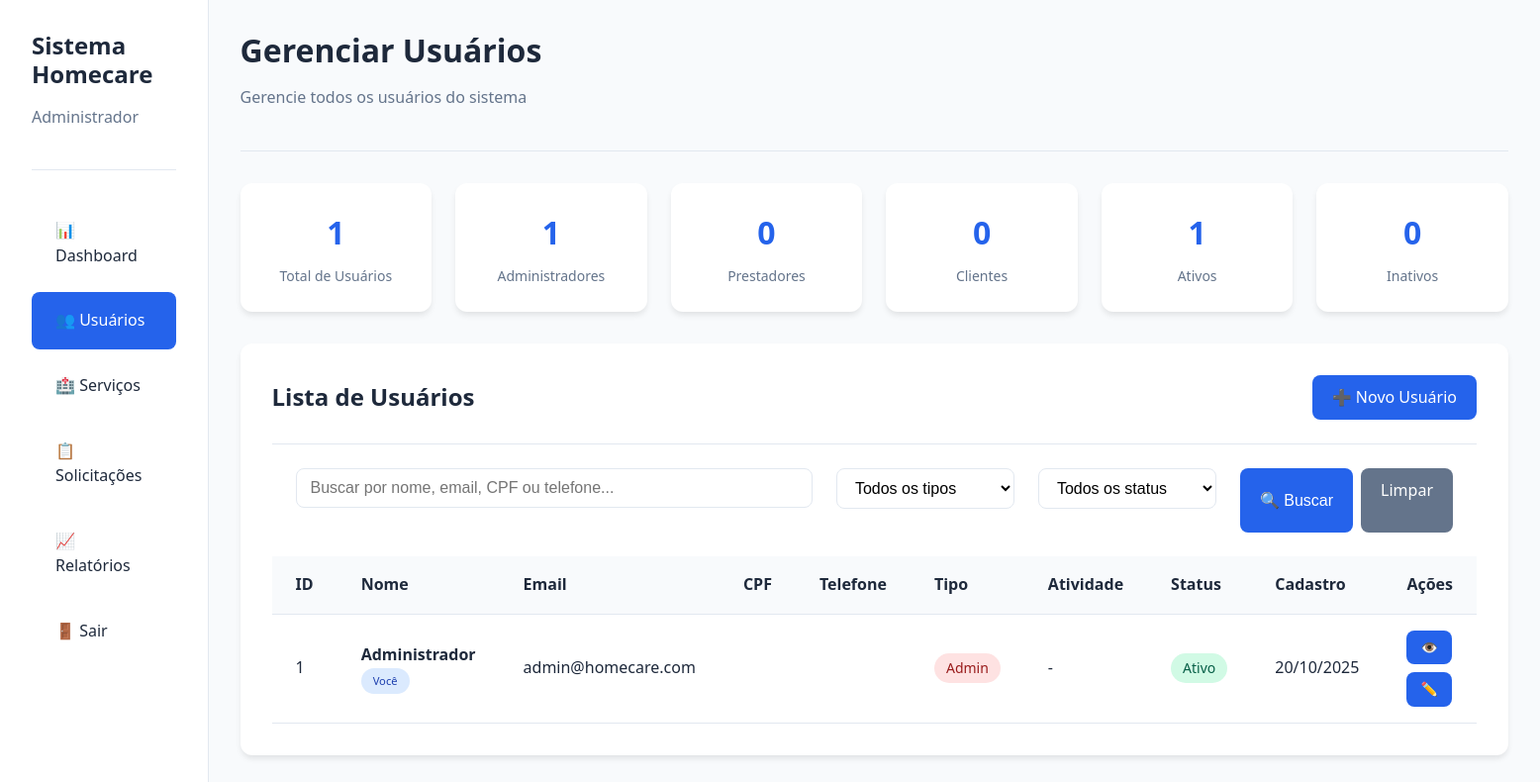
The app's page /admin/usuarios.php (signed in) with its own data.
### tables this page shows
CREATE TABLE usuarios (
    id INT AUTO_INCREMENT PRIMARY KEY,
    nome VARCHAR(100) NOT NULL,
    email VARCHAR(100) NOT NULL UNIQUE,
    senha VARCHAR(255) NOT NULL,
    telefone VARCHAR(20),
    cpf VARCHAR(14) UNIQUE,
    tipo_usuario ENUM('admin', 'prestador', 'cliente') NOT NULL,
    foto_perfil VARCHAR(255) DEFAULT NULL,
    status ENUM('ativo', 'inativo') DEFAULT 'ativo',
    data_cadastro TIMESTAMP DEFAULT CURRENT_TIMESTAMP,
    data_atualizacao TIMESTAMP DEFAULT CURRENT_TIMESTAMP ON UPDATE CURRENT_TIMESTAMP,
    INDEX idx_email (email),
    INDEX idx_tipo_usuario (tipo_usuario),
    INDEX idx_status (status)
);

### includes/funcoes.php (called while the page is built, shortened)
<?php
function isLoggedIn() {
    return isset($_SESSION['user_id']);
}
function getLoggedUser() {
    return [
        'id' => $_SESSION['user_id'],
        'nome' => $_SESSION['user_nome'],
        'email' => $_SESSION['user_email'],
        'tipo' => $_SESSION['user_tipo']
    ];
}
function formatDateBR($date) {
    return date('d/m/Y', strtotime($date));
}

### admin/usuarios.php (the view, shortened to what this page needs)
<?php
$db = getDB();
$user = getLoggedUser();
$search = $_GET['search'] ?? '';
$query = "SELECT u.*,
          (SELECT COUNT(*) FROM solicitacoes WHERE cliente_id = u.id) as total_como_cliente,
          (SELECT COUNT(*) FROM solicitacoes WHERE prestador_id = u.id) as total_como_prestador
          FROM usuarios u WHERE 1=1";
$params = [];
$query .= " ORDER BY u.data_cadastro DESC";
try {
    $stmt = $db->prepare($query);
    $stmt->execute($params);
    $usuarios = $stmt->fetchAll();
} catch (PDOException $e) {
    $usuarios = [];
    $error = "Erro ao buscar usuários";
}
try {
    $stmt = $db->query("SELECT
        COUNT(*) as total,
        SUM(CASE WHEN tipo_usuario = 'admin' THEN 1 ELSE 0 END) as admins,
        SUM(CASE WHEN tipo_usuario = 'prestador' THEN 1 ELSE 0 END) as prestadores,
        SUM(CASE WHEN tipo_usuario = 'cliente' THEN 1 ELSE 0 END) as clientes,
        SUM(CASE WHEN status = 'ativo' THEN 1 ELSE 0 END) as ativos,
        SUM(CASE WHEN status = 'inativo' THEN 1 ELSE 0 END) as inativos
        FROM usuarios
    ");
    $stats = $stmt->fetch();
} catch (PDOException $e) {
    $stats = ['total' => 0, 'admins' => 0, 'prestadores' => 0, 'clientes' => 0, 'ativos' => 0, 'inativos' => 0];
}
?>
<!DOCTYPE html>
<html lang="pt-BR">
<head>
    <link rel="stylesheet" href="../assets/css/style.css">
</head>
<body>
<div class="dashboard">
    <aside class="sidebar">
        <div class="sidebar-header">
            <h3><?= SITE_NAME ?></h3>
            <p>Administrador</p>
        </div>
        <ul class="sidebar-menu">
            <li><a href="index.php">📊 Dashboard</a></li>
            <li><a href="usuarios.php" class="active">👥 Usuários</a></li>
            <li><a href="servicos.php">🏥 Serviços</a></li>
            <li><a href="solicitacoes.php">📋 Solicitações</a></li>
            <li><a href="relatorios.php">📈 Relatórios</a></li>
            <li><a href="../auth/logout.php">🚪 Sair</a></li>
        </ul>
    </aside>
    <main class="main-content">
        <div class="page-header">
            <h1>Gerenciar Usuários</h1>
            <p>Gerencie todos os usuários do sistema</p>
        </div>
        <div class="stats-grid" style="grid-template-columns: repeat(auto-fit, minmax(150px, 1fr));">
            <div class="stat-card">
                <div class="stat-value"><?= $stats['total'] ?></div>
                <div class="stat-label">Total de Usuários</div>
            </div>
            <div class="stat-card">
                <div class="stat-value"><?= $stats['admins'] ?></div>
                <div class="stat-label">Administradores</div>
            </div>
            <div class="stat-card">
                <div class="stat-value"><?= $stats['prestadores'] ?></div>
                <div class="stat-label">Prestadores</div>
            </div>
            <div class="stat-card">
                <div class="stat-value"><?= $stats['clientes'] ?></div>
                <div class="stat-label">Clientes</div>
            </div>
            <div class="stat-card">
                <div class="stat-value"><?= $stats['ativos'] ?></div>
                <div class="stat-label">Ativos</div>
            </div>
            <div class="stat-card">
                <div class="stat-value"><?= $stats['inativos'] ?></div>
                <div class="stat-label">Inativos</div>
            </div>
        </div>
        <div class="card">
            <div class="card-header d-flex justify-between align-center">
                <h3>Lista de Usuários</h3>
                <a href="usuario_form.php" class="btn btn-primary">➕ Novo Usuário</a>
            </div>
            <form method="GET" class="mb-3" style="padding: 0 1.5rem;">
                <div class="form-row">
                    <div class="form-group">
                        <input type="text" name="search" placeholder="Buscar por nome, email, CPF ou telefone..."
                               value="<?= htmlspecialchars($search) ?>">
                    </div>
                    <div class="form-group" style="max-width: 180px;">
                        <select name="tipo">
                            <option value="">Todos os tipos</option>
                        </select>
                    </div>
                    <div class="form-group" style="max-width: 180px;">
                        <select name="status">
                            <option value="">Todos os status</option>
                        </select>
                    </div>
                    <div style="display: flex; gap: 0.5rem;">
                        <button type="submit" class="btn btn-primary">🔍 Buscar</button>
                        <a href="usuarios.php" class="btn btn-secondary">Limpar</a>
                    </div>
                </div>
            </form>
            <div class="table-responsive">
                <table>
                    <thead>
                    <tr>
                        <th>ID</th>
                        <th>Nome</th>
                        <th>Email</th>
                        <th>CPF</th>
                        <th>Telefone</th>
                        <th>Tipo</th>
                        <th>Atividade</th>
                        <th>Status</th>
                        <th>Cadastro</th>
                        <th>Ações</th>
                    </tr>
                    </thead>
                    <tbody>
                    <?php if (empty($usuarios)): ?>
                        <tr>
                            <td colspan="10" class="text-center">Nenhum usuário encontrado.</td>
                        </tr>
                    <?php else: ?>
                        <?php foreach ($usuarios as $usuario): ?>
                            <tr>
                                <td><?= $usuario['id'] ?></td>
                                <td>
                                    <strong><?= htmlspecialchars($usuario['nome']) ?></strong>
                                    <?php if ($usuario['id'] === $user['id']): ?>
                                        <span class="badge badge-info" style="font-size: 0.7rem;">Você</span>
                                    <?php endif; ?>
                                </td>
                                <td><?= htmlspecialchars($usuario['email']) ?></td>
                                <td><?= formatCPF($usuario['cpf']) ?></td>
                                <td><?= formatPhone($usuario['telefone']) ?></td>
                                <td>
                                    <?php
                                    $tipo_badges = [
                                        'admin' => ['class' => 'badge-error', 'label' => 'Admin'],
                                        'prestador' => ['class' => 'badge-info', 'label' => 'Prestador'],
                                        'cliente' => ['class' => 'badge-secondary', 'label' => 'Cliente']
                                    ];
                                    $badge = $tipo_badges[$usuario['tipo_usuario']];
                                    ?>
                                    <span class="badge <?= $badge['class'] ?>">
                                                <?= $badge['label'] ?>
                                            </span>
                                </td>
                                <td>
                                    <?php if ($usuario['tipo_usuario'] === 'cliente'): ?>
                                        <small><?= $usuario['total_como_cliente'] ?> solicitação(ões)</small>
                                    <?php elseif ($usuario['tipo_usuario'] === 'prestador'): ?>
                                        <small><?= $usuario['total_como_prestador'] ?> atendimento(s)</small>
                                    <?php else: ?>
                                        -
                                    <?php endif; ?>
                                </td>
                                <td>
                                    <?php if ($usuario['id'] !== $user['id']): ?>
                                        <form method="POST" style="display: inline;">
                                            <input type="hidden" name="action" value="toggle_status">
                                            <input type="hidden" name="id" value="<?= $usuario['id'] ?>">
                                            <input type="hidden" name="status" value="<?= $usuario['status'] ?>">
                                            <button type="submit" class="badge <?= $usuario['status'] === 'ativo' ? 'badge-success' : 'badge-error' ?>"
                                                    style="border: none; cursor: pointer;">
                                                <?= $usuario['status'] === 'ativo' ? 'Ativo' : 'Inativo' ?>
                                            </button>
                                        </form>
                                    <?php else: ?>
                                        <span class="badge badge-success">Ativo</span>
                                    <?php endif; ?>
                                </td>
                                <td><?= formatDateBR($usuario['data_cadastro']) ?></td>
                                <td>
                                    <div style="display: flex; gap: 0.5rem; flex-wrap: wrap;">
                                        <a href="usuario_detalhes.php?id=<?= $usuario['id'] ?>"
                                           class="btn btn-primary btn-sm" title="Ver detalhes">👁️</a>
                                        <a href="usuario_form.php?id=<?= $usuario['id'] ?>"
                                           class="btn btn-primary btn-sm" title="Editar">✏️</a>
                                    </div>
                                </td>
                            </tr>
                        <?php endforeach; ?>
                    <?php endif; ?>
                    </tbody>
                </table>
            </div>
        </div>
    </main>
</div>
</body>
</html>

### records on screen
usuarios: id "1", nome "Administrador", shows "Você", email "admin@homecare.com", tipo_usuario "Admin", shows "Ativo", data_cadastro "20/10/2025"

### other values on screen
SITE_NAME "Sistema Homecare"
$stats['total'] "1"
$stats['admins'] "1"
$stats['prestadores'] "0"
$stats['clientes'] "0"
$stats['ativos'] "1"
$stats['inativos'] "0"
